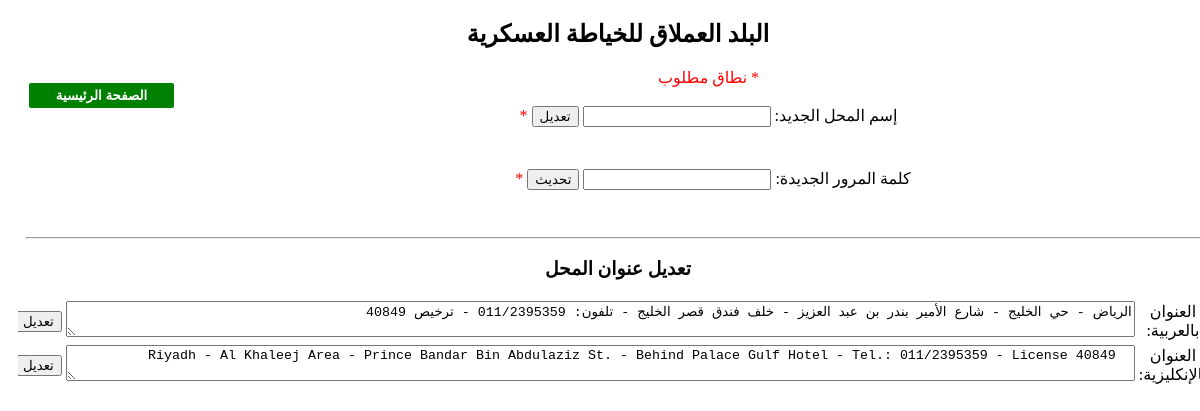
Screenshot of /alterName.php with the database file from the repository.
### tables this page shows
CREATE TABLE `altermahal` (
  `alterMahal_id` int(11) NOT NULL,
  `mahalName` text NOT NULL
);

CREATE TABLE `alteraddress` (
  `address_id` int(11) NOT NULL,
  `address` text NOT NULL,
  `addressEn` text NOT NULL
);

### alterName.php (the view, shortened to what this page needs)
<?php
   $host='localhost';
$username='root';
$password='';
$db_name='gicontra_sewingFactory';
 $conn= MySqli_connect($host, $username, $password)or die("cannot connect");
  MySqli_select_db($conn, $db_name)or die("cannot select DB");
mysqli_query($conn, "SET NAMES 'utf8'");
mysqli_query($conn, 'SET CHARACTER SET utf8');
$nameErr ="";
$passErr ="";
?>
<!DOCTYPE HTML>
<html>
<head>
<link rel="stylesheet" href="//code.jquery.com/ui/1.12.1/themes/base/jquery-ui.css">
</head>
<body dir="rtl" align="center">
<?php
$sql = "SELECT * FROM altermahal ORDER BY alterMahal_id DESC LIMIT 0, 1";
$result = $conn->query($sql);
if ($result->num_rows >=0) {
    while($row = $result->fetch_assoc()) {
$mahalName=$row['mahalName'];
echo '<h2>'.$mahalName.'</h2>';
}
}
?>
<table align="left">
    <tr>
<td>
<input type="button" value="الصفحة الرئيسية" class="homebutton" id="btnHome"
onClick="document.location.href='mainPage.php'" />
</td>
        </tr>
    </table>
<p><span class="error">* نطاق مطلوب</span></p>
<div style='width: 100%; padding 10px; margin: auto; text-align: center;'>
<form method="post" id="jsform" action="<?php echo htmlspecialchars($_SERVER["PHP_SELF"]);?>"  style="display: inline-block">
<table>
<tr>
<td>
  إسم المحل الجديد: <input type="text" style="width:180px;" name="name" value="<?php if(isset($_POST['name'])){ echo htmlentities($_POST['name']);}?>" class="fullname required_field">
  </td>
  <td>
  <input type="submit" name="addLaw7atIsm" value="تعديل">
  </td>
<td>
  <span class="error">* <?php echo (isset($nameErr)? $nameErr:"");?></span>
</td>
  </tr></table>
    <br>
 <br>
</form>
</div>
  <div style='width: 100%; padding 10px; margin:auto;margin-right:0px; text-align:center;'>
<form method="post" id="jsform" action="<?php echo htmlspecialchars($_SERVER["PHP_SELF"]);?>"  style="display: inline-block">
<table style="margin-right:0px;margin-left:190px;">
<tr>
<td>
  كلمة المرور الجديدة: <input type="password" style="width:180px;" name="newPass" value="<?php if(isset($_POST['newPass'])){ echo htmlentities($_POST['newPass']);}?>" class="fullname required_field">
  </td>
  <td>
  <input type="submit" name="alterPassword" value="تحديث">
  </td>
<td>
  <span class="error">* <?php echo (isset($passErr)? $passErr:"");?></span>
</td>
  </tr></table>
    <br>
 <br>
</form>
</div>
<hr>
<h3 style="align:center">تعديل عنوان المحل</h3>
<div style='width: 100%; padding 10px; margin: auto; text-align: center;'>
<form method="post" id="jsform2" action="<?php echo htmlspecialchars($_SERVER["PHP_SELF"]);?>"  style="display: inline-block">
<table>
<tr>
<td>
 العنوان بالعربية:
  </td>
  <td>
  <textarea cols="131" id="addAr" name="addAr"><?php
$sql = "SELECT * FROM alteraddress ORDER BY address_id DESC LIMIT 0, 1";
$result = $conn->query($sql);
if ($result->num_rows >=0) {
    while($row = $result->fetch_assoc()) {
$address=$row['address'];
echo $address;
}
}
?>
</textarea>
  </td>
  <td>
  <input type="submit" name="alterAr" value="تعديل">
  </td>
  </tr>
  <tr>
<td>
العنوان بالإنكليزية:
  </td>
  <td>
  <textarea cols="131" id="addEn" name="addEn">
  <?php
$sql = "SELECT * FROM alteraddress ORDER BY address_id DESC LIMIT 0, 1";
$result = $conn->query($sql);
if ($result->num_rows >=0) {
    while($row = $result->fetch_assoc()) {
$addressEn=$row['addressEn'];
echo $addressEn;
}
}
?>
  </textarea>
  </td>
  <td>
  <input type="submit" name="alterEn" value="تعديل">
  </td>
  </tr>
  </table>
    <br>
 <br>
</form>
</div>
</body>
</html>

### alterName.php (style rules this page uses)
.error { color: #FF0000; }
form { text-align:center; }
#btnHome { width: 145px; background-color: green; color: white; padding: 5px 10px; margin: 12px 30px 4px 0px; border: none; border-radius: 2px; cursor: pointer; font-weight:bold; font-size:21; }

### rows the page displays
altermahal: mahalName "البلد العملاق للخياطة العسكرية"
alteraddress: addAr "الرياض - حي الخليج - شارع الأمير بندر بن عبد العزيز - خلف فندق قصر الخليج - تلفون: 011/2395359 - ترخيص 40849", addEn "Riyadh - Al Khaleej Area - Prince Bandar Bin Abdulaziz St. - Behind Palace Gulf Hotel - Tel.: 011/2395359 - License 40849"
